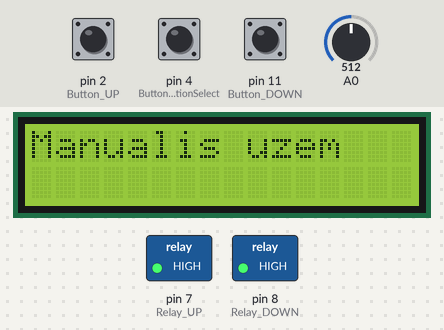
Simulated run of this sketch. Board: Arduino Uno, built with avr-gcc and run on an emulated ATmega328P. Shown: 16×2 character LCD, switched loads named in the sketch (green lamp = pin HIGH). Dashed ring = blinking. The inputs (shaded band) are chosen by the test bench; at power-on: pin 4 (Button_FunctionSelect) LOW, pin 11 (Button_DOWN) HIGH, pin 2 (Button_UP) LOW, A0 = 512.

Above: at 1.2 s.
1.3 s: pin 4 (Button_FunctionSelect) pulled HIGH for 1 s
At 1.45 s:
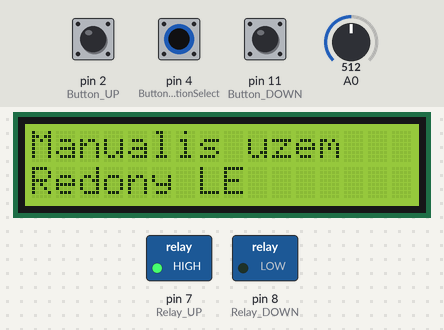
At 2.39 s:
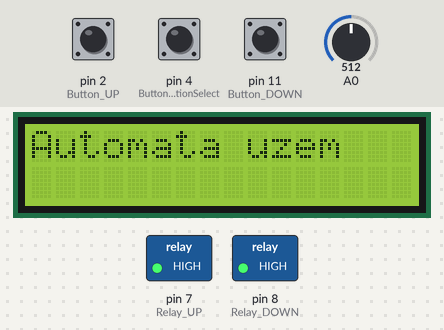
3.8 s: pin 4 (Button_FunctionSelect) pulled HIGH for 3.2 s
8.5 s: pin 11 (Button_DOWN) pulled LOW for 1 s
13.5 s: pin 2 (Button_UP) pulled HIGH for 3.2 s
18.5 s: pin 2 (Button_UP) driven HIGH and pin 11 (Button_DOWN) driven LOW
At 18.79 s:
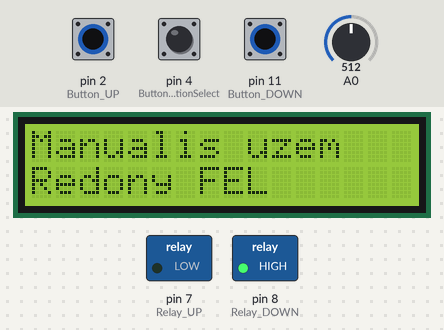
22.5 s: pin 4 (Button_FunctionSelect) pulled HIGH for 3.2 s
At 23.81 s:
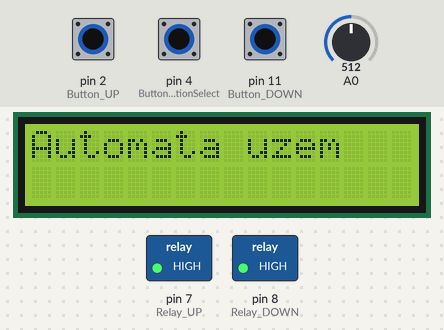
Timing chart, 0 to 30.7 s (numbered marks = the images above; inputs shaded):
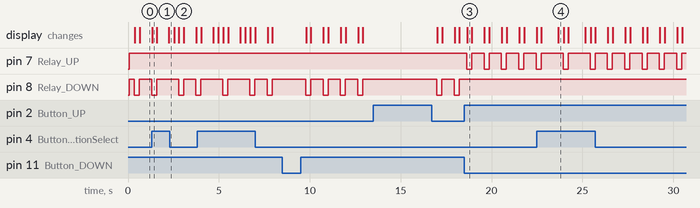

Measured:
- after the input at 1.3 s, the display: first differs from a run without the input after 0.95 s (image 2)
- after the input at 18.5 s, pin 7 (Relay_UP): alternates HIGH for 0.68 s and LOW for 0.27 s, starting after 0.13 s; pin 8 (Relay_DOWN): stops changing and stays HIGH; the display: changes after 0.16 s (image 3)

The sketch:

Arduino_Nano_Electric_shutter_control_v1.0.ino
```cpp
#include <LiquidCrystal_I2C.h>
#include <Wire.h>
// Set the LCD address to 0x27 for a 16 chars and 2 line display
LiquidCrystal_I2C lcd(0x27, 16, 2);


int Button_UP = 2;
int Button_DOWN = 11;
int Button_FunctionSelect = 4;
int Relay_UP = 7;
int Relay_DOWN = 8;

int toggle_up = 0;
int toggle_down = 0;
int toggle_switch = 0;

int toggle_auto = 0;

const unsigned long timeDuration_UP = 40000;
const unsigned long timeDuration_DOWN = 40000;
unsigned long previousTime = 0;

const unsigned long timeDurationBalcklight = 60000;

const unsigned long timeDurationAuto = 40000;


int LDR_value;

void setup() {
lcd.begin();
lcd.backlight();

//System ready-------------

       lcd.clear();
       lcd.print("Rendszer");
       lcd.setCursor(0,1);
       lcd.print("kesz");

//System ready end-------------

pinMode(Button_UP, INPUT);
pinMode(Button_DOWN, INPUT);
pinMode(Button_FunctionSelect, INPUT);

pinMode(Relay_UP, OUTPUT);
pinMode(Relay_DOWN, OUTPUT);

//Serial.begin(9600); //If you want to use the serial monitor for testing
pinMode(A0, INPUT);

digitalWrite(Relay_UP, HIGH);
digitalWrite(Relay_DOWN, HIGH);


}

void loop() {
    int automaticOperation();
    int manualOperation();

unsigned long safetyTime = millis();

 int optionSwitch;


    if (digitalRead(Button_FunctionSelect) == HIGH && toggle_switch == 0){
        delay(250);
        toggle_switch = 1;
        lcd.clear();
        lcd.print("Automata uzem");
        digitalWrite(Relay_UP, HIGH);
        digitalWrite(Relay_DOWN, HIGH);

   };
   if (digitalRead(Button_FunctionSelect) == HIGH && toggle_switch == 1){
       delay(250);
       toggle_switch = 0;
       lcd.clear();
       lcd.print("Manualis uzem");
       digitalWrite(Relay_UP, HIGH);
       digitalWrite(Relay_DOWN, HIGH);

    };

    if (toggle_switch == 1) {
      optionSwitch = automaticOperation();

      };
    if (toggle_switch == 0) {
      optionSwitch = manualOperation();

      };

      LDR_value = analogRead(A0);
      delay(150);
      //Serial.println(LDR_value);

      // Safety stop

      if (safetyTime > 2147364800) { // This is approx. 25 days equals with 2147364800 millis
       digitalWrite(Relay_UP, HIGH);
       digitalWrite(Relay_DOWN, HIGH);
       lcd.backlight();
       lcd.clear();
       lcd.print("SERVICE");

    exit(0);
   }


};
 //--------------------------------------------AUTOMATIC FUNCTION------------------------------//
int automaticOperation(){
  unsigned long currentTime = millis();

  // ----- AUTO shutter moves up

    if (LDR_value >= 550 && digitalRead(Relay_DOWN) == HIGH && toggle_auto == 0) {
      digitalWrite(Relay_UP, LOW);

       lcd.clear();
       lcd.print("Automata uzem");
       lcd.setCursor(0,1);
       lcd.print("Redony FEL");

     previousTime = currentTime;
     toggle_auto = 1;
     delay(250);

    };
    if (digitalRead(Relay_UP) == LOW && currentTime - previousTime >= timeDurationAuto && toggle_auto == 1){
     digitalWrite(Relay_UP, HIGH);

      lcd.clear();
      lcd.print("Automata uzem");

     delay(250);

    };
  // ----- AUTO shutter moves down

    if (LDR_value <= 450 && digitalRead(Relay_UP) == HIGH && toggle_auto == 1) {
      digitalWrite(Relay_DOWN, LOW);
       lcd.clear();
       lcd.print("Automata uzem");
       lcd.setCursor(0,1);
       lcd.print("Redony LE");

     previousTime = currentTime;
     toggle_auto = 0;
     delay(250);

    };
   if (digitalRead(Relay_DOWN) == LOW && currentTime - previousTime >= timeDurationAuto && toggle_auto == 0 ){
     digitalWrite(Relay_DOWN, HIGH);

      lcd.clear();
      lcd.print("Automata uzem");
      delay(250);

    };

   if (digitalRead(Relay_UP) == LOW || digitalRead(Relay_DOWN) == LOW) {
      lcd.backlight();

  }
  else if (currentTime - previousTime >= timeDurationBalcklight){
      lcd.noBacklight();
  };


    };
 //--------------------------------------------AUTOMATIC FUNCTION END------------------------------//

 //--------------------------------------------MANUAL FUNCTION------------------------------//
  int manualOperation(){

  unsigned long currentTime = millis();

  //Redőny mozgatás felfele-----------------
    if ( digitalRead(Button_UP) == HIGH && toggle_up == 0 && digitalRead(Button_DOWN) == LOW && digitalRead(Relay_DOWN) == HIGH){
        digitalWrite(Relay_UP, LOW);

        toggle_up = 1;

       lcd.clear();
       lcd.print("Manualis uzem");
       lcd.setCursor(0,1);
       lcd.print("Redony FEL");

       previousTime = currentTime; //Reseting counter millis
       delay(250);
  };
  if(digitalRead(Button_UP) == HIGH || digitalRead(Button_DOWN) == HIGH || currentTime - previousTime >= timeDuration_UP && toggle_up == 1) {
        digitalWrite(Relay_UP, HIGH);
        digitalWrite(Relay_DOWN, HIGH);
        //delay(250);
        toggle_up = 0;
        toggle_down = 0;

       lcd.clear();
       lcd.print("Manualis uzem");
       delay(250);
  };
  //Shutter moves down -----------------
  if (digitalRead(Button_DOWN) == HIGH && toggle_down == 0 && digitalRead(Button_UP) == LOW && digitalRead(Relay_UP) == HIGH){
        digitalWrite(Relay_DOWN, LOW);

        toggle_down = 1;

       lcd.clear();
       lcd.print("Manualis uzem");
       lcd.setCursor(0,1);
       lcd.print("Redony LE");

       previousTime = currentTime;
        delay(250);
  };
  if(digitalRead(Button_DOWN) == HIGH || digitalRead(Button_UP) == HIGH || currentTime - previousTime >= timeDuration_DOWN && toggle_down == 1) {
       digitalWrite(Relay_DOWN, HIGH);
       digitalWrite(Relay_UP, HIGH);
       //delay(250);
       toggle_down = 0;
       toggle_up = 0;

       lcd.clear();
       lcd.print("Manualis uzem");
       delay(250);
  };

  if (digitalRead(Relay_UP) == LOW || digitalRead(Relay_DOWN) == LOW) {
      lcd.backlight();

  }
  else if (currentTime - previousTime >= timeDurationBalcklight){
      lcd.noBacklight();
  };


  };
 //--------------------------------------------MANUAL FUNCTION END------------------------------//
```
